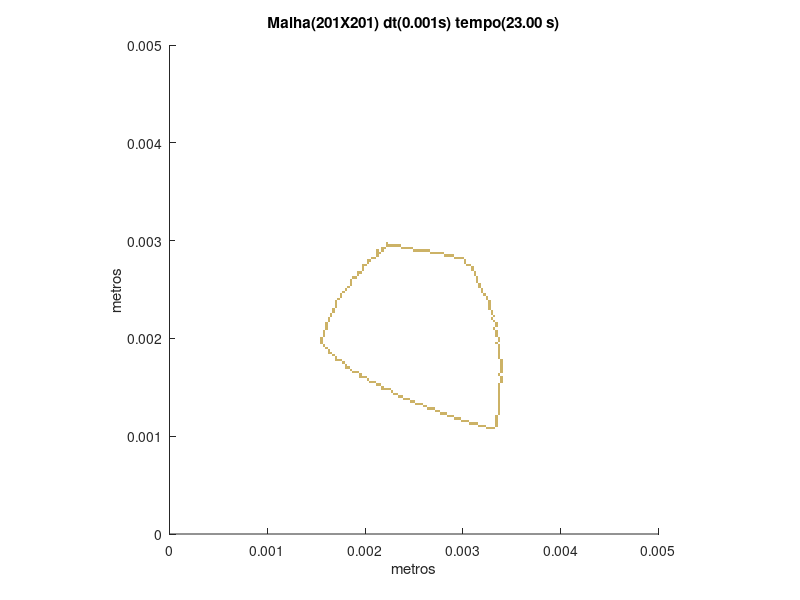

Source code (MATLAB):
set (gca,'PlotBoxAspectRatio',[1 1 1],'Xlim',[0,0.005],'Ylim',[0,0.005])
hold on
title('Malha(201X201) dt(0.001s) tempo(23.00 s)')
hold on
ylabel('metros')
hold on
xlabel('metros')
hold on

fill([0.00323383084577114 0.00323383084577114 0.00325870646766169 0.00325870646766169],[0.00106965174129353 0.00109452736318408 0.00109452736318408 0.00106965174129353],[0.8,0.7,0.4],'LineStyle','none')

fill([0.00325870646766169 0.00325870646766169 0.00328358208955224 0.00328358208955224],[0.00106965174129353 0.00109452736318408 0.00109452736318408 0.00106965174129353],[0.8,0.7,0.4],'LineStyle','none')

fill([0.00328358208955224 0.00328358208955224 0.00330845771144279 0.00330845771144279],[0.00106965174129353 0.00109452736318408 0.00109452736318408 0.00106965174129353],[0.8,0.7,0.4],'LineStyle','none')

fill([0.00330845771144279 0.00330845771144279 0.00333333333333333 0.00333333333333333],[0.00106965174129353 0.00109452736318408 0.00109452736318408 0.00106965174129353],[0.8,0.7,0.4],'LineStyle','none')

fill([0.0031592039800995 0.0031592039800995 0.00318407960199005 0.00318407960199005],[0.00109452736318408 0.00111940298507463 0.00111940298507463 0.00109452736318408],[0.8,0.7,0.4],'LineStyle','none')

fill([0.00318407960199005 0.00318407960199005 0.0032089552238806 0.0032089552238806],[0.00109452736318408 0.00111940298507463 0.00111940298507463 0.00109452736318408],[0.8,0.7,0.4],'LineStyle','none')

fill([0.0032089552238806 0.0032089552238806 0.00323383084577114 0.00323383084577114],[0.00109452736318408 0.00111940298507463 0.00111940298507463 0.00109452736318408],[0.8,0.7,0.4],'LineStyle','none')

fill([0.00333333333333333 0.00333333333333333 0.00335820895522388 0.00335820895522388],[0.00109452736318408 0.00111940298507463 0.00111940298507463 0.00109452736318408],[0.8,0.7,0.4],'LineStyle','none')

fill([0.00305970149253731 0.00305970149253731 0.00308457711442786 0.00308457711442786],[0.00111940298507463 0.00114427860696517 0.00114427860696517 0.00111940298507463],[0.8,0.7,0.4],'LineStyle','none')

fill([0.00308457711442786 0.00308457711442786 0.00310945273631841 0.00310945273631841],[0.00111940298507463 0.00114427860696517 0.00114427860696517 0.00111940298507463],[0.8,0.7,0.4],'LineStyle','none')

fill([0.00310945273631841 0.00310945273631841 0.00313432835820896 0.00313432835820896],[0.00111940298507463 0.00114427860696517 0.00114427860696517 0.00111940298507463],[0.8,0.7,0.4],'LineStyle','none')

fill([0.00313432835820896 0.00313432835820896 0.0031592039800995 0.0031592039800995],[0.00111940298507463 0.00114427860696517 0.00114427860696517 0.00111940298507463],[0.8,0.7,0.4],'LineStyle','none')

fill([0.00333333333333333 0.00333333333333333 0.00335820895522388 0.00335820895522388],[0.00111940298507463 0.00114427860696517 0.00114427860696517 0.00111940298507463],[0.8,0.7,0.4],'LineStyle','none')

fill([0.00298507462686567 0.00298507462686567 0.00300995024875622 0.00300995024875622],[0.00114427860696517 0.00116915422885572 0.00116915422885572 0.00114427860696517],[0.8,0.7,0.4],'LineStyle','none')

fill([0.00300995024875622 0.00300995024875622 0.00303482587064677 0.00303482587064677],[0.00114427860696517 0.00116915422885572 0.00116915422885572 0.00114427860696517],[0.8,0.7,0.4],'LineStyle','none')

fill([0.00303482587064677 0.00303482587064677 0.00305970149253731 0.00305970149253731],[0.00114427860696517 0.00116915422885572 0.00116915422885572 0.00114427860696517],[0.8,0.7,0.4],'LineStyle','none')

fill([0.00333333333333333 0.00333333333333333 0.00335820895522388 0.00335820895522388],[0.00114427860696517 0.00116915422885572 0.00116915422885572 0.00114427860696517],[0.8,0.7,0.4],'LineStyle','none')

fill([0.00291044776119403 0.00291044776119403 0.00293532338308458 0.00293532338308458],[0.00116915422885572 0.00119402985074627 0.00119402985074627 0.00116915422885572],[0.8,0.7,0.4],'LineStyle','none')

fill([0.00293532338308458 0.00293532338308458 0.00296019900497512 0.00296019900497512],[0.00116915422885572 0.00119402985074627 0.00119402985074627 0.00116915422885572],[0.8,0.7,0.4],'LineStyle','none')

fill([0.00296019900497512 0.00296019900497512 0.00298507462686567 0.00298507462686567],[0.00116915422885572 0.00119402985074627 0.00119402985074627 0.00116915422885572],[0.8,0.7,0.4],'LineStyle','none')

fill([0.00333333333333333 0.00333333333333333 0.00335820895522388 0.00335820895522388],[0.00116915422885572 0.00119402985074627 0.00119402985074627 0.00116915422885572],[0.8,0.7,0.4],'LineStyle','none')

fill([0.00283582089552239 0.00283582089552239 0.00286069651741294 0.00286069651741294],[0.00119402985074627 0.00121890547263682 0.00121890547263682 0.00119402985074627],[0.8,0.7,0.4],'LineStyle','none')

fill([0.00286069651741294 0.00286069651741294 0.00288557213930348 0.00288557213930348],[0.00119402985074627 0.00121890547263682 0.00121890547263682 0.00119402985074627],[0.8,0.7,0.4],'LineStyle','none')

fill([0.00288557213930348 0.00288557213930348 0.00291044776119403 0.00291044776119403],[0.00119402985074627 0.00121890547263682 0.00121890547263682 0.00119402985074627],[0.8,0.7,0.4],'LineStyle','none')

fill([0.00333333333333333 0.00333333333333333 0.00335820895522388 0.00335820895522388],[0.00119402985074627 0.00121890547263682 0.00121890547263682 0.00119402985074627],[0.8,0.7,0.4],'LineStyle','none')

fill([0.00276119402985075 0.00276119402985075 0.00278606965174129 0.00278606965174129],[0.00121890547263682 0.00124378109452736 0.00124378109452736 0.00121890547263682],[0.8,0.7,0.4],'LineStyle','none')

fill([0.00278606965174129 0.00278606965174129 0.00281094527363184 0.00281094527363184],[0.00121890547263682 0.00124378109452736 0.00124378109452736 0.00121890547263682],[0.8,0.7,0.4],'LineStyle','none')

fill([0.00281094527363184 0.00281094527363184 0.00283582089552239 0.00283582089552239],[0.00121890547263682 0.00124378109452736 0.00124378109452736 0.00121890547263682],[0.8,0.7,0.4],'LineStyle','none')

fill([0.00335820895522388 0.00335820895522388 0.00338308457711443 0.00338308457711443],[0.00121890547263682 0.00124378109452736 0.00124378109452736 0.00121890547263682],[0.8,0.7,0.4],'LineStyle','none')

fill([0.00271144278606965 0.00271144278606965 0.0027363184079602 0.0027363184079602],[0.00124378109452736 0.00126865671641791 0.00126865671641791 0.00124378109452736],[0.8,0.7,0.4],'LineStyle','none')

fill([0.0027363184079602 0.0027363184079602 0.00276119402985075 0.00276119402985075],[0.00124378109452736 0.00126865671641791 0.00126865671641791 0.00124378109452736],[0.8,0.7,0.4],'LineStyle','none')

fill([0.00335820895522388 0.00335820895522388 0.00338308457711443 0.00338308457711443],[0.00124378109452736 0.00126865671641791 0.00126865671641791 0.00124378109452736],[0.8,0.7,0.4],'LineStyle','none')

fill([0.00263681592039801 0.00263681592039801 0.00266169154228856 0.00266169154228856],[0.00126865671641791 0.00129353233830846 0.00129353233830846 0.00126865671641791],[0.8,0.7,0.4],'LineStyle','none')

fill([0.00266169154228856 0.00266169154228856 0.0026865671641791 0.0026865671641791],[0.00126865671641791 0.00129353233830846 0.00129353233830846 0.00126865671641791],[0.8,0.7,0.4],'LineStyle','none')

fill([0.0026865671641791 0.0026865671641791 0.00271144278606965 0.00271144278606965],[0.00126865671641791 0.00129353233830846 0.00129353233830846 0.00126865671641791],[0.8,0.7,0.4],'LineStyle','none')

fill([0.00335820895522388 0.00335820895522388 0.00338308457711443 0.00338308457711443],[0.00126865671641791 0.00129353233830846 0.00129353233830846 0.00126865671641791],[0.8,0.7,0.4],'LineStyle','none')

fill([0.00258706467661692 0.00258706467661692 0.00261194029850746 0.00261194029850746],[0.00129353233830846 0.001318407960199 0.001318407960199 0.00129353233830846],[0.8,0.7,0.4],'LineStyle','none')

fill([0.00261194029850746 0.00261194029850746 0.00263681592039801 0.00263681592039801],[0.00129353233830846 0.001318407960199 0.001318407960199 0.00129353233830846],[0.8,0.7,0.4],'LineStyle','none')

fill([0.00335820895522388 0.00335820895522388 0.00338308457711443 0.00338308457711443],[0.00129353233830846 0.001318407960199 0.001318407960199 0.00129353233830846],[0.8,0.7,0.4],'LineStyle','none')

fill([0.00251243781094527 0.00251243781094527 0.00253731343283582 0.00253731343283582],[0.001318407960199 0.00134328358208955 0.00134328358208955 0.001318407960199],[0.8,0.7,0.4],'LineStyle','none')

fill([0.00253731343283582 0.00253731343283582 0.00256218905472637 0.00256218905472637],[0.001318407960199 0.00134328358208955 0.00134328358208955 0.001318407960199],[0.8,0.7,0.4],'LineStyle','none')

fill([0.00256218905472637 0.00256218905472637 0.00258706467661692 0.00258706467661692],[0.001318407960199 0.00134328358208955 0.00134328358208955 0.001318407960199],[0.8,0.7,0.4],'LineStyle','none')

fill([0.00335820895522388 0.00335820895522388 0.00338308457711443 0.00338308457711443],[0.001318407960199 0.00134328358208955 0.00134328358208955 0.001318407960199],[0.8,0.7,0.4],'LineStyle','none')

fill([0.00246268656716418 0.00246268656716418 0.00248756218905473 0.00248756218905473],[0.00134328358208955 0.0013681592039801 0.0013681592039801 0.00134328358208955],[0.8,0.7,0.4],'LineStyle','none')

fill([0.00248756218905473 0.00248756218905473 0.00251243781094527 0.00251243781094527],[0.00134328358208955 0.0013681592039801 0.0013681592039801 0.00134328358208955],[0.8,0.7,0.4],'LineStyle','none')

fill([0.00335820895522388 0.00335820895522388 0.00338308457711443 0.00338308457711443],[0.00134328358208955 0.0013681592039801 0.0013681592039801 0.00134328358208955],[0.8,0.7,0.4],'LineStyle','none')

fill([0.00238805970149254 0.00238805970149254 0.00241293532338308 0.00241293532338308],[0.0013681592039801 0.00139303482587065 0.00139303482587065 0.0013681592039801],[0.8,0.7,0.4],'LineStyle','none')

fill([0.00241293532338308 0.00241293532338308 0.00243781094527363 0.00243781094527363],[0.0013681592039801 0.00139303482587065 0.00139303482587065 0.0013681592039801],[0.8,0.7,0.4],'LineStyle','none')

fill([0.00243781094527363 0.00243781094527363 0.00246268656716418 0.00246268656716418],[0.0013681592039801 0.00139303482587065 0.00139303482587065 0.0013681592039801],[0.8,0.7,0.4],'LineStyle','none')

fill([0.00335820895522388 0.00335820895522388 0.00338308457711443 0.00338308457711443],[0.0013681592039801 0.00139303482587065 0.00139303482587065 0.0013681592039801],[0.8,0.7,0.4],'LineStyle','none')

fill([0.00233830845771144 0.00233830845771144 0.00236318407960199 0.00236318407960199],[0.00139303482587065 0.00141791044776119 0.00141791044776119 0.00139303482587065],[0.8,0.7,0.4],'LineStyle','none')

fill([0.00236318407960199 0.00236318407960199 0.00238805970149254 0.00238805970149254],[0.00139303482587065 0.00141791044776119 0.00141791044776119 0.00139303482587065],[0.8,0.7,0.4],'LineStyle','none')

fill([0.00335820895522388 0.00335820895522388 0.00338308457711443 0.00338308457711443],[0.00139303482587065 0.00141791044776119 0.00141791044776119 0.00139303482587065],[0.8,0.7,0.4],'LineStyle','none')

fill([0.00228855721393035 0.00228855721393035 0.0023134328358209 0.0023134328358209],[0.00141791044776119 0.00144278606965174 0.00144278606965174 0.00141791044776119],[0.8,0.7,0.4],'LineStyle','none')

fill([0.0023134328358209 0.0023134328358209 0.00233830845771144 0.00233830845771144],[0.00141791044776119 0.00144278606965174 0.00144278606965174 0.00141791044776119],[0.8,0.7,0.4],'LineStyle','none')

fill([0.00335820895522388 0.00335820895522388 0.00338308457711443 0.00338308457711443],[0.00141791044776119 0.00144278606965174 0.00144278606965174 0.00141791044776119],[0.8,0.7,0.4],'LineStyle','none')

fill([0.0022636815920398 0.0022636815920398 0.00228855721393035 0.00228855721393035],[0.00144278606965174 0.00146766169154229 0.00146766169154229 0.00144278606965174],[0.8,0.7,0.4],'LineStyle','none')

fill([0.00335820895522388 0.00335820895522388 0.00338308457711443 0.00338308457711443],[0.00144278606965174 0.00146766169154229 0.00146766169154229 0.00144278606965174],[0.8,0.7,0.4],'LineStyle','none')

fill([0.00216417910447761 0.00216417910447761 0.00218905472636816 0.00218905472636816],[0.00146766169154229 0.00149253731343284 0.00149253731343284 0.00146766169154229],[0.8,0.7,0.4],'LineStyle','none')

fill([0.00218905472636816 0.00218905472636816 0.00221393034825871 0.00221393034825871],[0.00146766169154229 0.00149253731343284 0.00149253731343284 0.00146766169154229],[0.8,0.7,0.4],'LineStyle','none')

fill([0.00221393034825871 0.00221393034825871 0.00223880597014925 0.00223880597014925],[0.00146766169154229 0.00149253731343284 0.00149253731343284 0.00146766169154229],[0.8,0.7,0.4],'LineStyle','none')

fill([0.00223880597014925 0.00223880597014925 0.0022636815920398 0.0022636815920398],[0.00146766169154229 0.00149253731343284 0.00149253731343284 0.00146766169154229],[0.8,0.7,0.4],'LineStyle','none')

fill([0.00335820895522388 0.00335820895522388 0.00338308457711443 0.00338308457711443],[0.00146766169154229 0.00149253731343284 0.00149253731343284 0.00146766169154229],[0.8,0.7,0.4],'LineStyle','none')

fill([0.00216417910447761 0.00216417910447761 0.00218905472636816 0.00218905472636816],[0.00149253731343284 0.00151741293532338 0.00151741293532338 0.00149253731343284],[0.8,0.7,0.4],'LineStyle','none')

fill([0.00335820895522388 0.00335820895522388 0.00338308457711443 0.00338308457711443],[0.00149253731343284 0.00151741293532338 0.00151741293532338 0.00149253731343284],[0.8,0.7,0.4],'LineStyle','none')

fill([0.00211442786069652 0.00211442786069652 0.00213930348258706 0.00213930348258706],[0.00151741293532338 0.00154228855721393 0.00154228855721393 0.00151741293532338],[0.8,0.7,0.4],'LineStyle','none')

fill([0.00213930348258706 0.00213930348258706 0.00216417910447761 0.00216417910447761],[0.00151741293532338 0.00154228855721393 0.00154228855721393 0.00151741293532338],[0.8,0.7,0.4],'LineStyle','none')

fill([0.00335820895522388 0.00335820895522388 0.00338308457711443 0.00338308457711443],[0.00151741293532338 0.00154228855721393 0.00154228855721393 0.00151741293532338],[0.8,0.7,0.4],'LineStyle','none')

fill([0.00203980099502488 0.00203980099502488 0.00206467661691542 0.00206467661691542],[0.00154228855721393 0.00156716417910448 0.00156716417910448 0.00154228855721393],[0.8,0.7,0.4],'LineStyle','none')

fill([0.00206467661691542 0.00206467661691542 0.00208955223880597 0.00208955223880597],[0.00154228855721393 0.00156716417910448 0.00156716417910448 0.00154228855721393],[0.8,0.7,0.4],'LineStyle','none')

fill([0.00208955223880597 0.00208955223880597 0.00211442786069652 0.00211442786069652],[0.00154228855721393 0.00156716417910448 0.00156716417910448 0.00154228855721393],[0.8,0.7,0.4],'LineStyle','none')

fill([0.00338308457711443 0.00338308457711443 0.00340796019900498 0.00340796019900498],[0.00154228855721393 0.00156716417910448 0.00156716417910448 0.00154228855721393],[0.8,0.7,0.4],'LineStyle','none')

fill([0.00201492537313433 0.00201492537313433 0.00203980099502488 0.00203980099502488],[0.00156716417910448 0.00159203980099502 0.00159203980099502 0.00156716417910448],[0.8,0.7,0.4],'LineStyle','none')

fill([0.00338308457711443 0.00338308457711443 0.00340796019900498 0.00340796019900498],[0.00156716417910448 0.00159203980099502 0.00159203980099502 0.00156716417910448],[0.8,0.7,0.4],'LineStyle','none')

fill([0.00194029850746269 0.00194029850746269 0.00196517412935323 0.00196517412935323],[0.00159203980099502 0.00161691542288557 0.00161691542288557 0.00159203980099502],[0.8,0.7,0.4],'LineStyle','none')

fill([0.00196517412935323 0.00196517412935323 0.00199004975124378 0.00199004975124378],[0.00159203980099502 0.00161691542288557 0.00161691542288557 0.00159203980099502],[0.8,0.7,0.4],'LineStyle','none')

fill([0.00199004975124378 0.00199004975124378 0.00201492537313433 0.00201492537313433],[0.00159203980099502 0.00161691542288557 0.00161691542288557 0.00159203980099502],[0.8,0.7,0.4],'LineStyle','none')

fill([0.00338308457711443 0.00338308457711443 0.00340796019900498 0.00340796019900498],[0.00159203980099502 0.00161691542288557 0.00161691542288557 0.00159203980099502],[0.8,0.7,0.4],'LineStyle','none')

fill([0.00194029850746269 0.00194029850746269 0.00196517412935323 0.00196517412935323],[0.00161691542288557 0.00164179104477612 0.00164179104477612 0.00161691542288557],[0.8,0.7,0.4],'LineStyle','none')

fill([0.00335820895522388 0.00335820895522388 0.00338308457711443 0.00338308457711443],[0.00161691542288557 0.00164179104477612 0.00164179104477612 0.00161691542288557],[0.8,0.7,0.4],'LineStyle','none')

fill([0.00186567164179104 0.00186567164179104 0.00189054726368159 0.00189054726368159],[0.00164179104477612 0.00166666666666667 0.00166666666666667 0.00164179104477612],[0.8,0.7,0.4],'LineStyle','none')

fill([0.00189054726368159 0.00189054726368159 0.00191542288557214 0.00191542288557214],[0.00164179104477612 0.00166666666666667 0.00166666666666667 0.00164179104477612],[0.8,0.7,0.4],'LineStyle','none')

fill([0.00191542288557214 0.00191542288557214 0.00194029850746269 0.00194029850746269],[0.00164179104477612 0.00166666666666667 0.00166666666666667 0.00164179104477612],[0.8,0.7,0.4],'LineStyle','none')

fill([0.00338308457711443 0.00338308457711443 0.00340796019900498 0.00340796019900498],[0.00164179104477612 0.00166666666666667 0.00166666666666667 0.00164179104477612],[0.8,0.7,0.4],'LineStyle','none')

fill([0.0018407960199005 0.0018407960199005 0.00186567164179104 0.00186567164179104],[0.00166666666666667 0.00169154228855721 0.00169154228855721 0.00166666666666667],[0.8,0.7,0.4],'LineStyle','none')

fill([0.00338308457711443 0.00338308457711443 0.00340796019900498 0.00340796019900498],[0.00166666666666667 0.00169154228855721 0.00169154228855721 0.00166666666666667],[0.8,0.7,0.4],'LineStyle','none')

fill([0.0017910447761194 0.0017910447761194 0.00181592039800995 0.00181592039800995],[0.00169154228855721 0.00171641791044776 0.00171641791044776 0.00169154228855721],[0.8,0.7,0.4],'LineStyle','none')

fill([0.00181592039800995 0.00181592039800995 0.0018407960199005 0.0018407960199005],[0.00169154228855721 0.00171641791044776 0.00171641791044776 0.00169154228855721],[0.8,0.7,0.4],'LineStyle','none')

fill([0.00338308457711443 0.00338308457711443 0.00340796019900498 0.00340796019900498],[0.00169154228855721 0.00171641791044776 0.00171641791044776 0.00169154228855721],[0.8,0.7,0.4],'LineStyle','none')

fill([0.0017910447761194 0.0017910447761194 0.00181592039800995 0.00181592039800995],[0.00171641791044776 0.00174129353233831 0.00174129353233831 0.00171641791044776],[0.8,0.7,0.4],'LineStyle','none')

fill([0.00338308457711443 0.00338308457711443 0.00340796019900498 0.00340796019900498],[0.00171641791044776 0.00174129353233831 0.00174129353233831 0.00171641791044776],[0.8,0.7,0.4],'LineStyle','none')

fill([0.00176616915422886 0.00176616915422886 0.0017910447761194 0.0017910447761194],[0.00174129353233831 0.00176616915422886 0.00176616915422886 0.00174129353233831],[0.8,0.7,0.4],'LineStyle','none')

fill([0.00338308457711443 0.00338308457711443 0.00340796019900498 0.00340796019900498],[0.00174129353233831 0.00176616915422886 0.00176616915422886 0.00174129353233831],[0.8,0.7,0.4],'LineStyle','none')

fill([0.00169154228855721 0.00169154228855721 0.00171641791044776 0.00171641791044776],[0.00176616915422886 0.0017910447761194 0.0017910447761194 0.00176616915422886],[0.8,0.7,0.4],'LineStyle','none')

fill([0.00171641791044776 0.00171641791044776 0.00174129353233831 0.00174129353233831],[0.00176616915422886 0.0017910447761194 0.0017910447761194 0.00176616915422886],[0.8,0.7,0.4],'LineStyle','none')

fill([0.00174129353233831 0.00174129353233831 0.00176616915422886 0.00176616915422886],[0.00176616915422886 0.0017910447761194 0.0017910447761194 0.00176616915422886],[0.8,0.7,0.4],'LineStyle','none')

fill([0.00338308457711443 0.00338308457711443 0.00340796019900498 0.00340796019900498],[0.00176616915422886 0.0017910447761194 0.0017910447761194 0.00176616915422886],[0.8,0.7,0.4],'LineStyle','none')

fill([0.00169154228855721 0.00169154228855721 0.00171641791044776 0.00171641791044776],[0.0017910447761194 0.00181592039800995 0.00181592039800995 0.0017910447761194],[0.8,0.7,0.4],'LineStyle','none')

fill([0.00335820895522388 0.00335820895522388 0.00338308457711443 0.00338308457711443],[0.0017910447761194 0.00181592039800995 0.00181592039800995 0.0017910447761194],[0.8,0.7,0.4],'LineStyle','none')

fill([0.00166666666666667 0.00166666666666667 0.00169154228855721 0.00169154228855721],[0.00181592039800995 0.0018407960199005 0.0018407960199005 0.00181592039800995],[0.8,0.7,0.4],'LineStyle','none')

fill([0.00335820895522388 0.00335820895522388 0.00338308457711443 0.00338308457711443],[0.00181592039800995 0.0018407960199005 0.0018407960199005 0.00181592039800995],[0.8,0.7,0.4],'LineStyle','none')

fill([0.00161691542288557 0.00161691542288557 0.00164179104477612 0.00164179104477612],[0.0018407960199005 0.00186567164179104 0.00186567164179104 0.0018407960199005],[0.8,0.7,0.4],'LineStyle','none')

fill([0.00164179104477612 0.00164179104477612 0.00166666666666667 0.00166666666666667],[0.0018407960199005 0.00186567164179104 0.00186567164179104 0.0018407960199005],[0.8,0.7,0.4],'LineStyle','none')

fill([0.00335820895522388 0.00335820895522388 0.00338308457711443 0.00338308457711443],[0.0018407960199005 0.00186567164179104 0.00186567164179104 0.0018407960199005],[0.8,0.7,0.4],'LineStyle','none')

fill([0.00161691542288557 0.00161691542288557 0.00164179104477612 0.00164179104477612],[0.00186567164179104 0.00189054726368159 0.00189054726368159 0.00186567164179104],[0.8,0.7,0.4],'LineStyle','none')

fill([0.00335820895522388 0.00335820895522388 0.00338308457711443 0.00338308457711443],[0.00186567164179104 0.00189054726368159 0.00189054726368159 0.00186567164179104],[0.8,0.7,0.4],'LineStyle','none')

fill([0.00159203980099502 0.00159203980099502 0.00161691542288557 0.00161691542288557],[0.00189054726368159 0.00191542288557214 0.00191542288557214 0.00189054726368159],[0.8,0.7,0.4],'LineStyle','none')

fill([0.00335820895522388 0.00335820895522388 0.00338308457711443 0.00338308457711443],[0.00189054726368159 0.00191542288557214 0.00191542288557214 0.00189054726368159],[0.8,0.7,0.4],'LineStyle','none')

fill([0.00156716417910448 0.00156716417910448 0.00159203980099502 0.00159203980099502],[0.00191542288557214 0.00194029850746269 0.00194029850746269 0.00191542288557214],[0.8,0.7,0.4],'LineStyle','none')

fill([0.00335820895522388 0.00335820895522388 0.00338308457711443 0.00338308457711443],[0.00191542288557214 0.00194029850746269 0.00194029850746269 0.00191542288557214],[0.8,0.7,0.4],'LineStyle','none')

fill([0.00154228855721393 0.00154228855721393 0.00156716417910448 0.00156716417910448],[0.00194029850746269 0.00196517412935323 0.00196517412935323 0.00194029850746269],[0.8,0.7,0.4],'LineStyle','none')

fill([0.00333333333333333 0.00333333333333333 0.00335820895522388 0.00335820895522388],[0.00194029850746269 0.00196517412935323 0.00196517412935323 0.00194029850746269],[0.8,0.7,0.4],'LineStyle','none')

fill([0.00154228855721393 0.00154228855721393 0.00156716417910448 0.00156716417910448],[0.00196517412935323 0.00199004975124378 0.00199004975124378 0.00196517412935323],[0.8,0.7,0.4],'LineStyle','none')

fill([0.00335820895522388 0.00335820895522388 0.00338308457711443 0.00338308457711443],[0.00196517412935323 0.00199004975124378 0.00199004975124378 0.00196517412935323],[0.8,0.7,0.4],'LineStyle','none')

fill([0.00154228855721393 0.00154228855721393 0.00156716417910448 0.00156716417910448],[0.00199004975124378 0.00201492537313433 0.00201492537313433 0.00199004975124378],[0.8,0.7,0.4],'LineStyle','none')

fill([0.00335820895522388 0.00335820895522388 0.00338308457711443 0.00338308457711443],[0.00199004975124378 0.00201492537313433 0.00201492537313433 0.00199004975124378],[0.8,0.7,0.4],'LineStyle','none')

fill([0.00156716417910448 0.00156716417910448 0.00159203980099502 0.00159203980099502],[0.00201492537313433 0.00203980099502488 0.00203980099502488 0.00201492537313433],[0.8,0.7,0.4],'LineStyle','none')

fill([0.00333333333333333 0.00333333333333333 0.00335820895522388 0.00335820895522388],[0.00201492537313433 0.00203980099502488 0.00203980099502488 0.00201492537313433],[0.8,0.7,0.4],'LineStyle','none')

fill([0.00156716417910448 0.00156716417910448 0.00159203980099502 0.00159203980099502],[0.00203980099502488 0.00206467661691542 0.00206467661691542 0.00203980099502488],[0.8,0.7,0.4],'LineStyle','none')

fill([0.00333333333333333 0.00333333333333333 0.00335820895522388 0.00335820895522388],[0.00203980099502488 0.00206467661691542 0.00206467661691542 0.00203980099502488],[0.8,0.7,0.4],'LineStyle','none')

fill([0.00156716417910448 0.00156716417910448 0.00159203980099502 0.00159203980099502],[0.00206467661691542 0.00208955223880597 0.00208955223880597 0.00206467661691542],[0.8,0.7,0.4],'LineStyle','none')

fill([0.00333333333333333 0.00333333333333333 0.00335820895522388 0.00335820895522388],[0.00206467661691542 0.00208955223880597 0.00208955223880597 0.00206467661691542],[0.8,0.7,0.4],'LineStyle','none')

fill([0.00159203980099502 0.00159203980099502 0.00161691542288557 0.00161691542288557],[0.00208955223880597 0.00211442786069652 0.00211442786069652 0.00208955223880597],[0.8,0.7,0.4],'LineStyle','none')

fill([0.00330845771144279 0.00330845771144279 0.00333333333333333 0.00333333333333333],[0.00208955223880597 0.00211442786069652 0.00211442786069652 0.00208955223880597],[0.8,0.7,0.4],'LineStyle','none')

fill([0.00159203980099502 0.00159203980099502 0.00161691542288557 0.00161691542288557],[0.00211442786069652 0.00213930348258706 0.00213930348258706 0.00211442786069652],[0.8,0.7,0.4],'LineStyle','none')

fill([0.00333333333333333 0.00333333333333333 0.00335820895522388 0.00335820895522388],[0.00211442786069652 0.00213930348258706 0.00213930348258706 0.00211442786069652],[0.8,0.7,0.4],'LineStyle','none')

fill([0.00159203980099502 0.00159203980099502 0.00161691542288557 0.00161691542288557],[0.00213930348258706 0.00216417910447761 0.00216417910447761 0.00213930348258706],[0.8,0.7,0.4],'LineStyle','none')

fill([0.00333333333333333 0.00333333333333333 0.00335820895522388 0.00335820895522388],[0.00213930348258706 0.00216417910447761 0.00216417910447761 0.00213930348258706],[0.8,0.7,0.4],'LineStyle','none')

fill([0.00161691542288557 0.00161691542288557 0.00164179104477612 0.00164179104477612],[0.00216417910447761 0.00218905472636816 0.00218905472636816 0.00216417910447761],[0.8,0.7,0.4],'LineStyle','none')

fill([0.00330845771144279 0.00330845771144279 0.00333333333333333 0.00333333333333333],[0.00216417910447761 0.00218905472636816 0.00218905472636816 0.00216417910447761],[0.8,0.7,0.4],'LineStyle','none')

fill([0.00161691542288557 0.00161691542288557 0.00164179104477612 0.00164179104477612],[0.00218905472636816 0.00221393034825871 0.00221393034825871 0.00218905472636816],[0.8,0.7,0.4],'LineStyle','none')

fill([0.00328358208955224 0.00328358208955224 0.00330845771144279 0.00330845771144279],[0.00218905472636816 0.00221393034825871 0.00221393034825871 0.00218905472636816],[0.8,0.7,0.4],'LineStyle','none')

fill([0.00164179104477612 0.00164179104477612 0.00166666666666667 0.00166666666666667],[0.00221393034825871 0.00223880597014925 0.00223880597014925 0.00221393034825871],[0.8,0.7,0.4],'LineStyle','none')

fill([0.00330845771144279 0.00330845771144279 0.00333333333333333 0.00333333333333333],[0.00221393034825871 0.00223880597014925 0.00223880597014925 0.00221393034825871],[0.8,0.7,0.4],'LineStyle','none')

fill([0.00164179104477612 0.00164179104477612 0.00166666666666667 0.00166666666666667],[0.00223880597014925 0.0022636815920398 0.0022636815920398 0.00223880597014925],[0.8,0.7,0.4],'LineStyle','none')

fill([0.00328358208955224 0.00328358208955224 0.00330845771144279 0.00330845771144279],[0.00223880597014925 0.0022636815920398 0.0022636815920398 0.00223880597014925],[0.8,0.7,0.4],'LineStyle','none')

fill([0.00166666666666667 0.00166666666666667 0.00169154228855721 0.00169154228855721],[0.0022636815920398 0.00228855721393035 0.00228855721393035 0.0022636815920398],[0.8,0.7,0.4],'LineStyle','none')

fill([0.00328358208955224 0.00328358208955224 0.00330845771144279 0.00330845771144279],[0.0022636815920398 0.00228855721393035 0.00228855721393035 0.0022636815920398],[0.8,0.7,0.4],'LineStyle','none')

fill([0.00166666666666667 0.00166666666666667 0.00169154228855721 0.00169154228855721],[0.00228855721393035 0.0023134328358209 0.0023134328358209 0.00228855721393035],[0.8,0.7,0.4],'LineStyle','none')

fill([0.00325870646766169 0.00325870646766169 0.00328358208955224 0.00328358208955224],[0.00228855721393035 0.0023134328358209 0.0023134328358209 0.00228855721393035],[0.8,0.7,0.4],'LineStyle','none')

fill([0.00169154228855721 0.00169154228855721 0.00171641791044776 0.00171641791044776],[0.0023134328358209 0.00233830845771144 0.00233830845771144 0.0023134328358209],[0.8,0.7,0.4],'LineStyle','none')

fill([0.00325870646766169 0.00325870646766169 0.00328358208955224 0.00328358208955224],[0.0023134328358209 0.00233830845771144 0.00233830845771144 0.0023134328358209],[0.8,0.7,0.4],'LineStyle','none')

fill([0.00169154228855721 0.00169154228855721 0.00171641791044776 0.00171641791044776],[0.00233830845771144 0.00236318407960199 0.00236318407960199 0.00233830845771144],[0.8,0.7,0.4],'LineStyle','none')

fill([0.00325870646766169 0.00325870646766169 0.00328358208955224 0.00328358208955224],[0.00233830845771144 0.00236318407960199 0.00236318407960199 0.00233830845771144],[0.8,0.7,0.4],'LineStyle','none')

fill([0.00169154228855721 0.00169154228855721 0.00171641791044776 0.00171641791044776],[0.00236318407960199 0.00238805970149254 0.00238805970149254 0.00236318407960199],[0.8,0.7,0.4],'LineStyle','none')

fill([0.00325870646766169 0.00325870646766169 0.00328358208955224 0.00328358208955224],[0.00236318407960199 0.00238805970149254 0.00238805970149254 0.00236318407960199],[0.8,0.7,0.4],'LineStyle','none')

fill([0.00171641791044776 0.00171641791044776 0.00174129353233831 0.00174129353233831],[0.00238805970149254 0.00241293532338308 0.00241293532338308 0.00238805970149254],[0.8,0.7,0.4],'LineStyle','none')

fill([0.00323383084577114 0.00323383084577114 0.00325870646766169 0.00325870646766169],[0.00238805970149254 0.00241293532338308 0.00241293532338308 0.00238805970149254],[0.8,0.7,0.4],'LineStyle','none')

fill([0.00174129353233831 0.00174129353233831 0.00176616915422886 0.00176616915422886],[0.00241293532338308 0.00243781094527363 0.00243781094527363 0.00241293532338308],[0.8,0.7,0.4],'LineStyle','none')

fill([0.00323383084577114 0.00323383084577114 0.00325870646766169 0.00325870646766169],[0.00241293532338308 0.00243781094527363 0.00243781094527363 0.00241293532338308],[0.8,0.7,0.4],'LineStyle','none')

fill([0.00174129353233831 0.00174129353233831 0.00176616915422886 0.00176616915422886],[0.00243781094527363 0.00246268656716418 0.00246268656716418 0.00243781094527363],[0.8,0.7,0.4],'LineStyle','none')

fill([0.0032089552238806 0.0032089552238806 0.00323383084577114 0.00323383084577114],[0.00243781094527363 0.00246268656716418 0.00246268656716418 0.00243781094527363],[0.8,0.7,0.4],'LineStyle','none')

fill([0.00176616915422886 0.00176616915422886 0.0017910447761194 0.0017910447761194],[0.00246268656716418 0.00248756218905473 0.00248756218905473 0.00246268656716418],[0.8,0.7,0.4],'LineStyle','none')

fill([0.00318407960199005 0.00318407960199005 0.0032089552238806 0.0032089552238806],[0.00246268656716418 0.00248756218905473 0.00248756218905473 0.00246268656716418],[0.8,0.7,0.4],'LineStyle','none')

fill([0.0017910447761194 0.0017910447761194 0.00181592039800995 0.00181592039800995],[0.00248756218905473 0.00251243781094527 0.00251243781094527 0.00248756218905473],[0.8,0.7,0.4],'LineStyle','none')

fill([0.00318407960199005 0.00318407960199005 0.0032089552238806 0.0032089552238806],[0.00248756218905473 0.00251243781094527 0.00251243781094527 0.00248756218905473],[0.8,0.7,0.4],'LineStyle','none')

fill([0.00181592039800995 0.00181592039800995 0.0018407960199005 0.0018407960199005],[0.00251243781094527 0.00253731343283582 0.00253731343283582 0.00251243781094527],[0.8,0.7,0.4],'LineStyle','none')

fill([0.0031592039800995 0.0031592039800995 0.00318407960199005 0.00318407960199005],[0.00251243781094527 0.00253731343283582 0.00253731343283582 0.00251243781094527],[0.8,0.7,0.4],'LineStyle','none')

fill([0.0018407960199005 0.0018407960199005 0.00186567164179104 0.00186567164179104],[0.00253731343283582 0.00256218905472637 0.00256218905472637 0.00253731343283582],[0.8,0.7,0.4],'LineStyle','none')

fill([0.0031592039800995 0.0031592039800995 0.00318407960199005 0.00318407960199005],[0.00253731343283582 0.00256218905472637 0.00256218905472637 0.00253731343283582],[0.8,0.7,0.4],'LineStyle','none')

fill([0.0018407960199005 0.0018407960199005 0.00186567164179104 0.00186567164179104],[0.00256218905472637 0.00258706467661692 0.00258706467661692 0.00256218905472637],[0.8,0.7,0.4],'LineStyle','none')

fill([0.00313432835820896 0.00313432835820896 0.0031592039800995 0.0031592039800995],[0.00256218905472637 0.00258706467661692 0.00258706467661692 0.00256218905472637],[0.8,0.7,0.4],'LineStyle','none')

fill([0.0018407960199005 0.0018407960199005 0.00186567164179104 0.00186567164179104],[0.00258706467661692 0.00261194029850746 0.00261194029850746 0.00258706467661692],[0.8,0.7,0.4],'LineStyle','none')

fill([0.00313432835820896 0.00313432835820896 0.0031592039800995 0.0031592039800995],[0.00258706467661692 0.00261194029850746 0.00261194029850746 0.00258706467661692],[0.8,0.7,0.4],'LineStyle','none')

fill([0.00186567164179104 0.00186567164179104 0.00189054726368159 0.00189054726368159],[0.00261194029850746 0.00263681592039801 0.00263681592039801 0.00261194029850746],[0.8,0.7,0.4],'LineStyle','none')

fill([0.00189054726368159 0.00189054726368159 0.00191542288557214 0.00191542288557214],[0.00261194029850746 0.00263681592039801 0.00263681592039801 0.00261194029850746],[0.8,0.7,0.4],'LineStyle','none')

fill([0.00313432835820896 0.00313432835820896 0.0031592039800995 0.0031592039800995],[0.00261194029850746 0.00263681592039801 0.00263681592039801 0.00261194029850746],[0.8,0.7,0.4],'LineStyle','none')

fill([0.00191542288557214 0.00191542288557214 0.00194029850746269 0.00194029850746269],[0.00263681592039801 0.00266169154228856 0.00266169154228856 0.00263681592039801],[0.8,0.7,0.4],'LineStyle','none')

fill([0.00310945273631841 0.00310945273631841 0.00313432835820896 0.00313432835820896],[0.00263681592039801 0.00266169154228856 0.00266169154228856 0.00263681592039801],[0.8,0.7,0.4],'LineStyle','none')

fill([0.00191542288557214 0.00191542288557214 0.00194029850746269 0.00194029850746269],[0.00266169154228856 0.0026865671641791 0.0026865671641791 0.00266169154228856],[0.8,0.7,0.4],'LineStyle','none')

fill([0.00194029850746269 0.00194029850746269 0.00196517412935323 0.00196517412935323],[0.00266169154228856 0.0026865671641791 0.0026865671641791 0.00266169154228856],[0.8,0.7,0.4],'LineStyle','none')

fill([0.00310945273631841 0.00310945273631841 0.00313432835820896 0.00313432835820896],[0.00266169154228856 0.0026865671641791 0.0026865671641791 0.00266169154228856],[0.8,0.7,0.4],'LineStyle','none')

fill([0.00196517412935323 0.00196517412935323 0.00199004975124378 0.00199004975124378],[0.0026865671641791 0.00271144278606965 0.00271144278606965 0.0026865671641791],[0.8,0.7,0.4],'LineStyle','none')

fill([0.00308457711442786 0.00308457711442786 0.00310945273631841 0.00310945273631841],[0.0026865671641791 0.00271144278606965 0.00271144278606965 0.0026865671641791],[0.8,0.7,0.4],'LineStyle','none')

fill([0.00196517412935323 0.00196517412935323 0.00199004975124378 0.00199004975124378],[0.00271144278606965 0.0027363184079602 0.0027363184079602 0.00271144278606965],[0.8,0.7,0.4],'LineStyle','none')

fill([0.00308457711442786 0.00308457711442786 0.00310945273631841 0.00310945273631841],[0.00271144278606965 0.0027363184079602 0.0027363184079602 0.00271144278606965],[0.8,0.7,0.4],'LineStyle','none')

fill([0.00196517412935323 0.00196517412935323 0.00199004975124378 0.00199004975124378],[0.0027363184079602 0.00276119402985075 0.00276119402985075 0.0027363184079602],[0.8,0.7,0.4],'LineStyle','none')

fill([0.00199004975124378 0.00199004975124378 0.00201492537313433 0.00201492537313433],[0.0027363184079602 0.00276119402985075 0.00276119402985075 0.0027363184079602],[0.8,0.7,0.4],'LineStyle','none')

fill([0.00303482587064677 0.00303482587064677 0.00305970149253731 0.00305970149253731],[0.0027363184079602 0.00276119402985075 0.00276119402985075 0.0027363184079602],[0.8,0.7,0.4],'LineStyle','none')

fill([0.00305970149253731 0.00305970149253731 0.00308457711442786 0.00308457711442786],[0.0027363184079602 0.00276119402985075 0.00276119402985075 0.0027363184079602],[0.8,0.7,0.4],'LineStyle','none')

fill([0.00201492537313433 0.00201492537313433 0.00203980099502488 0.00203980099502488],[0.00276119402985075 0.00278606965174129 0.00278606965174129 0.00276119402985075],[0.8,0.7,0.4],'LineStyle','none')

fill([0.00300995024875622 0.00300995024875622 0.00303482587064677 0.00303482587064677],[0.00276119402985075 0.00278606965174129 0.00278606965174129 0.00276119402985075],[0.8,0.7,0.4],'LineStyle','none')

fill([0.00201492537313433 0.00201492537313433 0.00203980099502488 0.00203980099502488],[0.00278606965174129 0.00281094527363184 0.00281094527363184 0.00278606965174129],[0.8,0.7,0.4],'LineStyle','none')

fill([0.00203980099502488 0.00203980099502488 0.00206467661691542 0.00206467661691542],[0.00278606965174129 0.00281094527363184 0.00281094527363184 0.00278606965174129],[0.8,0.7,0.4],'LineStyle','none')

fill([0.00300995024875622 0.00300995024875622 0.00303482587064677 0.00303482587064677],[0.00278606965174129 0.00281094527363184 0.00281094527363184 0.00278606965174129],[0.8,0.7,0.4],'LineStyle','none')

fill([0.00206467661691542 0.00206467661691542 0.00208955223880597 0.00208955223880597],[0.00281094527363184 0.00283582089552239 0.00283582089552239 0.00281094527363184],[0.8,0.7,0.4],'LineStyle','none')

fill([0.00208955223880597 0.00208955223880597 0.00211442786069652 0.00211442786069652],[0.00281094527363184 0.00283582089552239 0.00283582089552239 0.00281094527363184],[0.8,0.7,0.4],'LineStyle','none')

fill([0.00291044776119403 0.00291044776119403 0.00293532338308458 0.00293532338308458],[0.00281094527363184 0.00283582089552239 0.00283582089552239 0.00281094527363184],[0.8,0.7,0.4],'LineStyle','none')

fill([0.00293532338308458 0.00293532338308458 0.00296019900497512 0.00296019900497512],[0.00281094527363184 0.00283582089552239 0.00283582089552239 0.00281094527363184],[0.8,0.7,0.4],'LineStyle','none')

fill([0.00296019900497512 0.00296019900497512 0.00298507462686567 0.00298507462686567],[0.00281094527363184 0.00283582089552239 0.00283582089552239 0.00281094527363184],[0.8,0.7,0.4],'LineStyle','none')

fill([0.00298507462686567 0.00298507462686567 0.00300995024875622 0.00300995024875622],[0.00281094527363184 0.00283582089552239 0.00283582089552239 0.00281094527363184],[0.8,0.7,0.4],'LineStyle','none')

fill([0.00211442786069652 0.00211442786069652 0.00213930348258706 0.00213930348258706],[0.00283582089552239 0.00286069651741294 0.00286069651741294 0.00283582089552239],[0.8,0.7,0.4],'LineStyle','none')

fill([0.00281094527363184 0.00281094527363184 0.00283582089552239 0.00283582089552239],[0.00283582089552239 0.00286069651741294 0.00286069651741294 0.00283582089552239],[0.8,0.7,0.4],'LineStyle','none')

fill([0.00283582089552239 0.00283582089552239 0.00286069651741294 0.00286069651741294],[0.00283582089552239 0.00286069651741294 0.00286069651741294 0.00283582089552239],[0.8,0.7,0.4],'LineStyle','none')

fill([0.00286069651741294 0.00286069651741294 0.00288557213930348 0.00288557213930348],[0.00283582089552239 0.00286069651741294 0.00286069651741294 0.00283582089552239],[0.8,0.7,0.4],'LineStyle','none')

fill([0.00288557213930348 0.00288557213930348 0.00291044776119403 0.00291044776119403],[0.00283582089552239 0.00286069651741294 0.00286069651741294 0.00283582089552239],[0.8,0.7,0.4],'LineStyle','none')

fill([0.00211442786069652 0.00211442786069652 0.00213930348258706 0.00213930348258706],[0.00286069651741294 0.00288557213930348 0.00288557213930348 0.00286069651741294],[0.8,0.7,0.4],'LineStyle','none')

fill([0.00213930348258706 0.00213930348258706 0.00216417910447761 0.00216417910447761],[0.00286069651741294 0.00288557213930348 0.00288557213930348 0.00286069651741294],[0.8,0.7,0.4],'LineStyle','none')

fill([0.00266169154228856 0.00266169154228856 0.0026865671641791 0.0026865671641791],[0.00286069651741294 0.00288557213930348 0.00288557213930348 0.00286069651741294],[0.8,0.7,0.4],'LineStyle','none')

fill([0.0026865671641791 0.0026865671641791 0.00271144278606965 0.00271144278606965],[0.00286069651741294 0.00288557213930348 0.00288557213930348 0.00286069651741294],[0.8,0.7,0.4],'LineStyle','none')

fill([0.00271144278606965 0.00271144278606965 0.0027363184079602 0.0027363184079602],[0.00286069651741294 0.00288557213930348 0.00288557213930348 0.00286069651741294],[0.8,0.7,0.4],'LineStyle','none')

fill([0.0027363184079602 0.0027363184079602 0.00276119402985075 0.00276119402985075],[0.00286069651741294 0.00288557213930348 0.00288557213930348 0.00286069651741294],[0.8,0.7,0.4],'LineStyle','none')

fill([0.00276119402985075 0.00276119402985075 0.00278606965174129 0.00278606965174129],[0.00286069651741294 0.00288557213930348 0.00288557213930348 0.00286069651741294],[0.8,0.7,0.4],'LineStyle','none')

fill([0.00278606965174129 0.00278606965174129 0.00281094527363184 0.00281094527363184],[0.00286069651741294 0.00288557213930348 0.00288557213930348 0.00286069651741294],[0.8,0.7,0.4],'LineStyle','none')

fill([0.00211442786069652 0.00211442786069652 0.00213930348258706 0.00213930348258706],[0.00288557213930348 0.00291044776119403 0.00291044776119403 0.00288557213930348],[0.8,0.7,0.4],'LineStyle','none')

fill([0.00216417910447761 0.00216417910447761 0.00218905472636816 0.00218905472636816],[0.00288557213930348 0.00291044776119403 0.00291044776119403 0.00288557213930348],[0.8,0.7,0.4],'LineStyle','none')

fill([0.00248756218905473 0.00248756218905473 0.00251243781094527 0.00251243781094527],[0.00288557213930348 0.00291044776119403 0.00291044776119403 0.00288557213930348],[0.8,0.7,0.4],'LineStyle','none')

fill([0.00251243781094527 0.00251243781094527 0.00253731343283582 0.00253731343283582],[0.00288557213930348 0.00291044776119403 0.00291044776119403 0.00288557213930348],[0.8,0.7,0.4],'LineStyle','none')

fill([0.00253731343283582 0.00253731343283582 0.00256218905472637 0.00256218905472637],[0.00288557213930348 0.00291044776119403 0.00291044776119403 0.00288557213930348],[0.8,0.7,0.4],'LineStyle','none')

fill([0.00256218905472637 0.00256218905472637 0.00258706467661692 0.00258706467661692],[0.00288557213930348 0.00291044776119403 0.00291044776119403 0.00288557213930348],[0.8,0.7,0.4],'LineStyle','none')

fill([0.00258706467661692 0.00258706467661692 0.00261194029850746 0.00261194029850746],[0.00288557213930348 0.00291044776119403 0.00291044776119403 0.00288557213930348],[0.8,0.7,0.4],'LineStyle','none')

fill([0.00261194029850746 0.00261194029850746 0.00263681592039801 0.00263681592039801],[0.00288557213930348 0.00291044776119403 0.00291044776119403 0.00288557213930348],[0.8,0.7,0.4],'LineStyle','none')

fill([0.00263681592039801 0.00263681592039801 0.00266169154228856 0.00266169154228856],[0.00288557213930348 0.00291044776119403 0.00291044776119403 0.00288557213930348],[0.8,0.7,0.4],'LineStyle','none')

fill([0.00216417910447761 0.00216417910447761 0.00218905472636816 0.00218905472636816],[0.00291044776119403 0.00293532338308458 0.00293532338308458 0.00291044776119403],[0.8,0.7,0.4],'LineStyle','none')

fill([0.00218905472636816 0.00218905472636816 0.00221393034825871 0.00221393034825871],[0.00291044776119403 0.00293532338308458 0.00293532338308458 0.00291044776119403],[0.8,0.7,0.4],'LineStyle','none')

fill([0.00236318407960199 0.00236318407960199 0.00238805970149254 0.00238805970149254],[0.00291044776119403 0.00293532338308458 0.00293532338308458 0.00291044776119403],[0.8,0.7,0.4],'LineStyle','none')

fill([0.00238805970149254 0.00238805970149254 0.00241293532338308 0.00241293532338308],[0.00291044776119403 0.00293532338308458 0.00293532338308458 0.00291044776119403],[0.8,0.7,0.4],'LineStyle','none')

fill([0.00241293532338308 0.00241293532338308 0.00243781094527363 0.00243781094527363],[0.00291044776119403 0.00293532338308458 0.00293532338308458 0.00291044776119403],[0.8,0.7,0.4],'LineStyle','none')

fill([0.00243781094527363 0.00243781094527363 0.00246268656716418 0.00246268656716418],[0.00291044776119403 0.00293532338308458 0.00293532338308458 0.00291044776119403],[0.8,0.7,0.4],'LineStyle','none')

fill([0.00246268656716418 0.00246268656716418 0.00248756218905473 0.00248756218905473],[0.00291044776119403 0.00293532338308458 0.00293532338308458 0.00291044776119403],[0.8,0.7,0.4],'LineStyle','none')

fill([0.00221393034825871 0.00221393034825871 0.00223880597014925 0.00223880597014925],[0.00293532338308458 0.00296019900497512 0.00296019900497512 0.00293532338308458],[0.8,0.7,0.4],'LineStyle','none')

fill([0.00223880597014925 0.00223880597014925 0.0022636815920398 0.0022636815920398],[0.00293532338308458 0.00296019900497512 0.00296019900497512 0.00293532338308458],[0.8,0.7,0.4],'LineStyle','none')

fill([0.0022636815920398 0.0022636815920398 0.00228855721393035 0.00228855721393035],[0.00293532338308458 0.00296019900497512 0.00296019900497512 0.00293532338308458],[0.8,0.7,0.4],'LineStyle','none')

fill([0.00228855721393035 0.00228855721393035 0.0023134328358209 0.0023134328358209],[0.00293532338308458 0.00296019900497512 0.00296019900497512 0.00293532338308458],[0.8,0.7,0.4],'LineStyle','none')

fill([0.0023134328358209 0.0023134328358209 0.00233830845771144 0.00233830845771144],[0.00293532338308458 0.00296019900497512 0.00296019900497512 0.00293532338308458],[0.8,0.7,0.4],'LineStyle','none')

fill([0.00233830845771144 0.00233830845771144 0.00236318407960199 0.00236318407960199],[0.00293532338308458 0.00296019900497512 0.00296019900497512 0.00293532338308458],[0.8,0.7,0.4],'LineStyle','none')

fill([0.00221393034825871 0.00221393034825871 0.00223880597014925 0.00223880597014925],[0.00296019900497512 0.00298507462686567 0.00298507462686567 0.00296019900497512],[0.8,0.7,0.4],'LineStyle','none')
